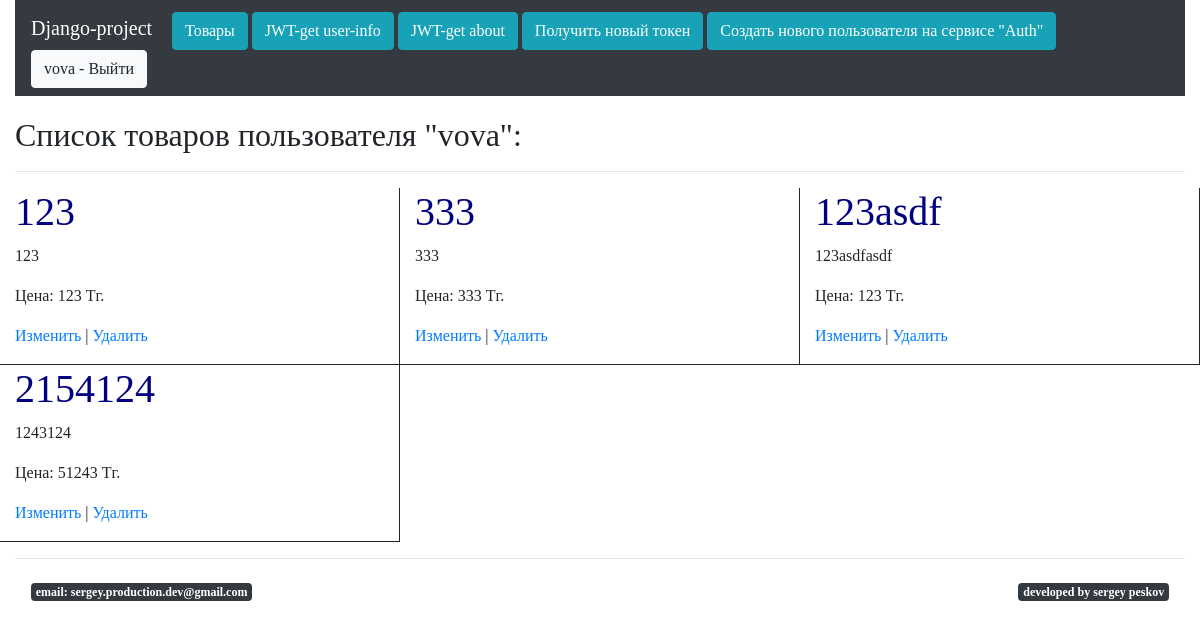
Page /product/ofUser/1/ on the earlier database version.
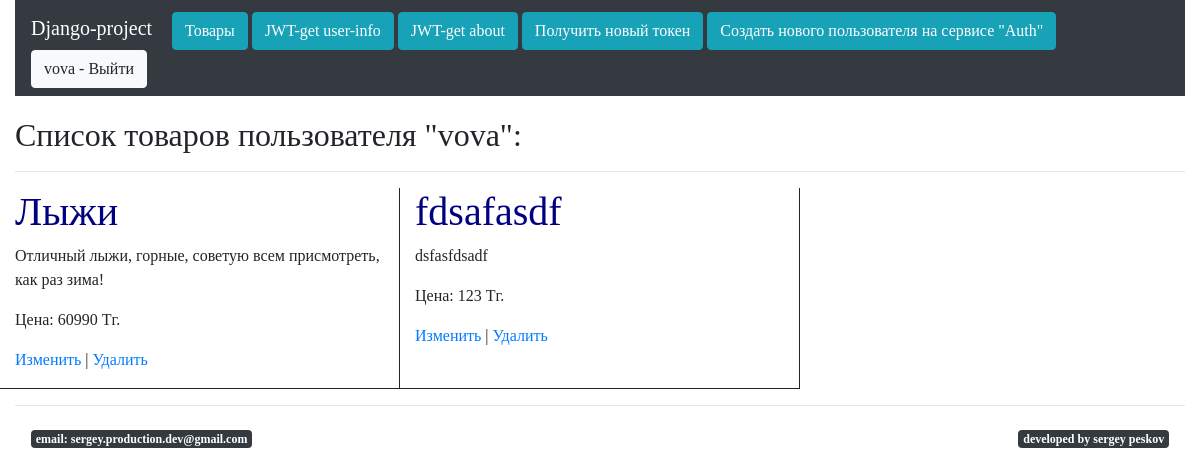
Same page on the later database version.
### firstapp/models.py (models this page shows)
class Product(models.Model):
    user = models.ForeignKey(
            settings.AUTH_USER_MODEL,
            on_delete=models.CASCADE)
    name = models.CharField(max_length=20)
    description = models.CharField(max_length=300)
    price = models.IntegerField()

### firstapp/views.py (the view)
# urls.py: path('ofUser/<int:userId>/', views.ofUser),
def ofUser(request, userId):
    user = User.objects.get(id=userId)
    products = user.product_set.all()
    return render(
            request,
            "firstapp/ofUser.html",
            {"products": products, "user": user})

### templates/firstapp/ofUser.html (shortened to what this page needs)
{% extends "layouts/base.html" %}
{% block content %}
<h2>Список товаров пользователя "{{user.username}}":</h2>
{% if products.count > 0 %}
<hr />
    <div class="row">
        {% for product in products %}
        <div class="col-4 product">
            <h1>{{ product.name }}</h1>
            <p>{{ product.description }}</p>
            <p>Цена: {{ product.price }} Тг.</p>
            <p><a href="/product/update/{{ product.id }}">Изменить</a> | <a href="/product/delete/{{ product.id }}">Удалить</a></p>
        </div>
        {% endfor %}
    </div>
{% endif %}
{% endblock content %}

### templates/layouts/base.html (shortened to what this page needs)
<!DOCTYPE html>
{% load static %}
<head>
	<link rel="stylesheet" href="https://cdn.jsdelivr.net/npm/bootstrap@4.5.3/dist/css/bootstrap.min.css">
	<link rel="stylesheet" href="{% static "css/style.css" %}">
</head>
<body>
	<div class="container-fluid">
		<div class="navbar bg-dark navbar-dark" style="margin-bottom:20px;">
			<div>
                <a class="navbar-brand" href="/">Django-project</a>
                <a class="btn btn-info" href="/product/">Товары</a>
                <a class="btn btn-info" href="/jwt/">JWT-get user-info</a>
                <a class="btn btn-info" href="/jwt/about">JWT-get about<a>
                <a class="btn btn-info" href="/jwt/getTokens">Получить новый токен</a>
                <a class="btn btn-info" href="/jwt/register">Создать нового пользователя на сервисе "Auth"</a>
            </div>
            <div>
                {% if user.is_authenticated %}
                    <a class="btn btn-light" href="/user/logout/">{{ user.username }} - Выйти</a>
                {% else %}
                    <a class="btn btn-light" href="/user/login/">Войти</a>
                    <a class="btn btn-light" href="/user/register/">Регистрация</a>
                {% endif %}
            </div>
		</div>
		<div class="row">
            <div class="col-12">
                {% block content%}{% endblock content %}
            </div>
        </div>
        <hr>
        <nav class="navbar navbar-light" >
            <h1 class="badge bot badge-dark">email: sergey.production.dev@gmail.com</h1>
            <h1 class="badge bot badge-dark">devеloped by sergey peskov</h1>
        </nav>
	</div>
</body>
</html>

### static/css/style.css (style rules this page uses)
body { font-family: Verdana; }
h1 { color: navy; }
.product { border-right: 1px solid; border-bottom: 1px solid; }

Differences in the rows shown:
removed Product: name "123", description "123", price "123"
removed Product: name "333", description "333", price "333"
removed Product: name "123asdf", description "123asdfasdf", price "123"
removed Product: name "2154124", description "1243124", price "51243"
added Product: name "Лыжи", description "Отличный лыжи, горные, советую всем присмотреть, как раз зима!", price "60990"
added Product: name "fdsafasdf", description "dsfasfdsadf", price "123"
